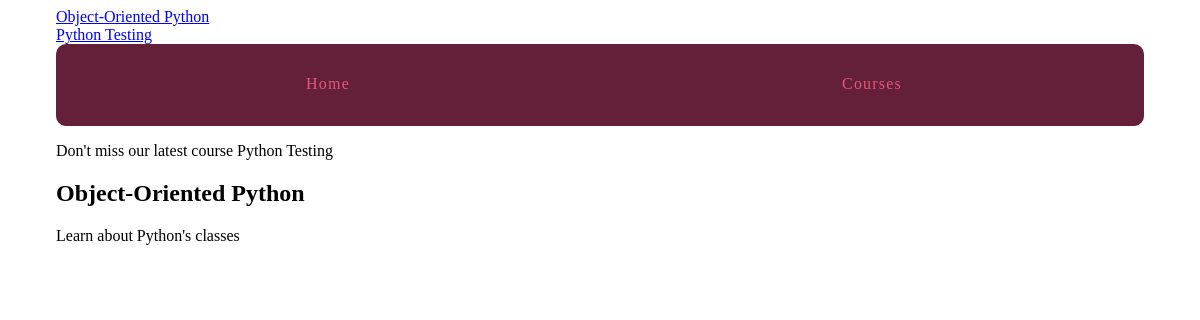
Before: /courses/1 with the older database file.
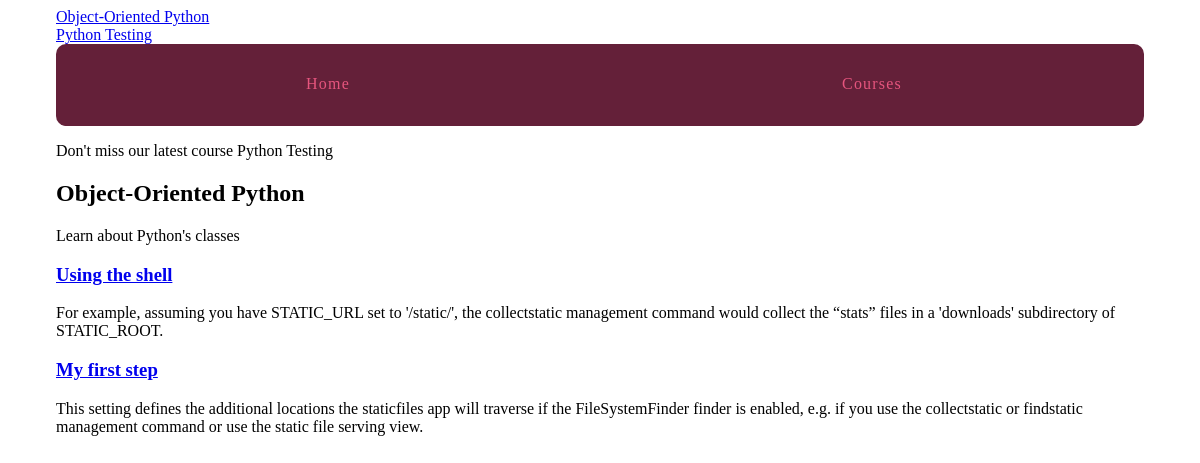
After: the same page with the newer database file.
### courses/models.py (models this page shows, shortened)
class Course(models.Model):
    created_at = models.DateTimeField(auto_now_add=True)
    title = models.CharField(max_length=255)
    description = models.TextField()
    def __str__(self):
        return self.title

class Step(models.Model):
    title = models.CharField(max_length=255)
    description = models.TextField()
    content = models.TextField(blank=True, default='')
    order = models.IntegerField(default=0)
    course = models.ForeignKey(Course)
    class Meta:
        ordering = ['order', ]

### courses/views.py (the view)
# urls.py: url(r'^(?P<pk>\d+)$', views.course_detail, name='detail'),
def course_detail(request, pk):
    course = get_object_or_404(Course, pk=pk)
    return render(request, 'courses/course_detail.html', {'course': course})

### courses/templatetags/course_extras.py (called while the page is built)
@register.simple_tag  # simple bcs only returns a string
def newest_course():
    return Course.objects.latest('created_at')

@register.inclusion_tag('courses/course_nav.html')
def nav_courses_list():
    courses = Course.objects.all()
    return {'courses': courses}

@register.filter('makdown_to_html')
def makdown_to_html(makdown_text):
    html_body = markdown2.markdown(makdown_text)
    return mark_safe(html_body)

### courses/templates/courses/course_detail.html (shortened to what this page needs)
{% extends "layout.html" %}
{% load course_extras %}
{% block content %}
    <article>
        <h2>{{ course.title }}</h2>
    </article>
    {{ course.description|makdown_to_html }}
    <section>
        {% for step in course.step_set.all %}
            <h3>
                <a href="{% url 'course:step' course_pk=step.course.pk step_pk=step.pk %}">{{ step.title }}</a>
            </h3>
            {{ step.description }}
        {% endfor %}
    </section>
{% endblock %}

### templates/layout.html (shortened to what this page needs)
<!DOCTYPE html>
{% load static from staticfiles %}
{% load course_extras %}
<html lang="en">
<head>
    <link type="text/css" rel="stylesheet" href="{% static "css/layout.css" %}">
</head>
<body>
<div class="site-container">
    {% nav_courses_list %}
    <nav>
        <a href="#">Home</a>
        <a href="{% url 'course:list' %}">Courses</a>
    </nav>
    <p>Don't miss our latest course {% newest_course %}</p>
    {% block content %}
    {% endblock %}
</div>
</body>
</html>

### courses/templates/courses/course_nav.html
{% for course in courses %}
    <div><a href="{% url 'course:detail' pk=course.pk %}">{{ course.title }}</a></div>
{% endfor %}

### assets/css/layout.css (style rules this page uses)
html { box-sizing: border-box; }
*, *::after, *::before { box-sizing: inherit; }
.site-container { max-width: 68em; margin-left: auto; margin-right: auto; }
.site-container::after { clear: both; content: ""; display: table; }
.site-container nav { width: 100%; display: table; width: 100%; table-layout: fixed; border-bottom-left-radius: 10px; border-bottom-right-radius: 10px; border-top-left-radius: 10px; border-top-right-radius: 10px; border-bottom-left-radius: 10px; border-top-left-radius: 10px; border-bottom-right-radius: 10px; border-top-right-radius: 10px; background-color: #642039; margin-bottom: 1em; overflow: hidden; }
.site-container nav a { display: table-cell; width: 8.33333%; padding: 10px; border-bottom: 2px solid #642039; color: #e6557e; letter-spacing: 0.075em; line-height: 60px; text-align: center; text-decoration: none; }

Changed rows visible on the page:
added Step: title "Using the shell", description "For example, assuming you have STATIC_URL set to '/static/', the collectstatic management command would collect the “stats” files in a 'downloads' subdirectory of STATIC_ROOT."
added Step: title "My first step", description "This setting defines the additional locations the staticfiles app will traverse if the FileSystemFinder finder is enabled, e.g. if you use the collectstatic or findstatic management command or use the static file serving view."
